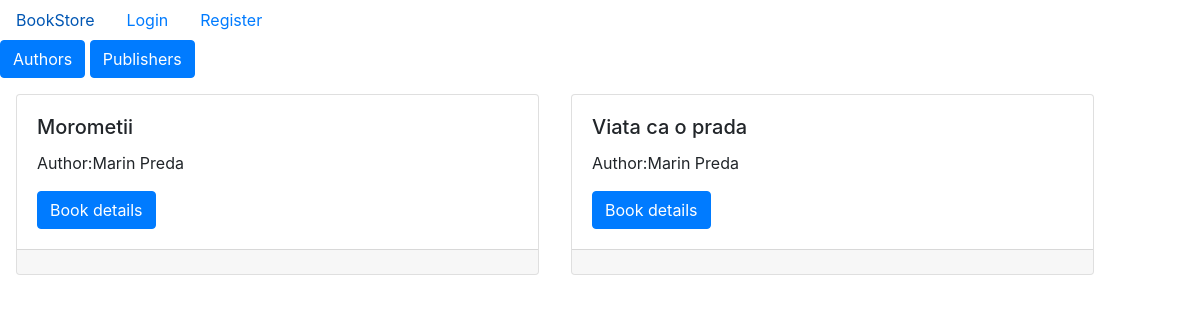
Before: / with the older database file.
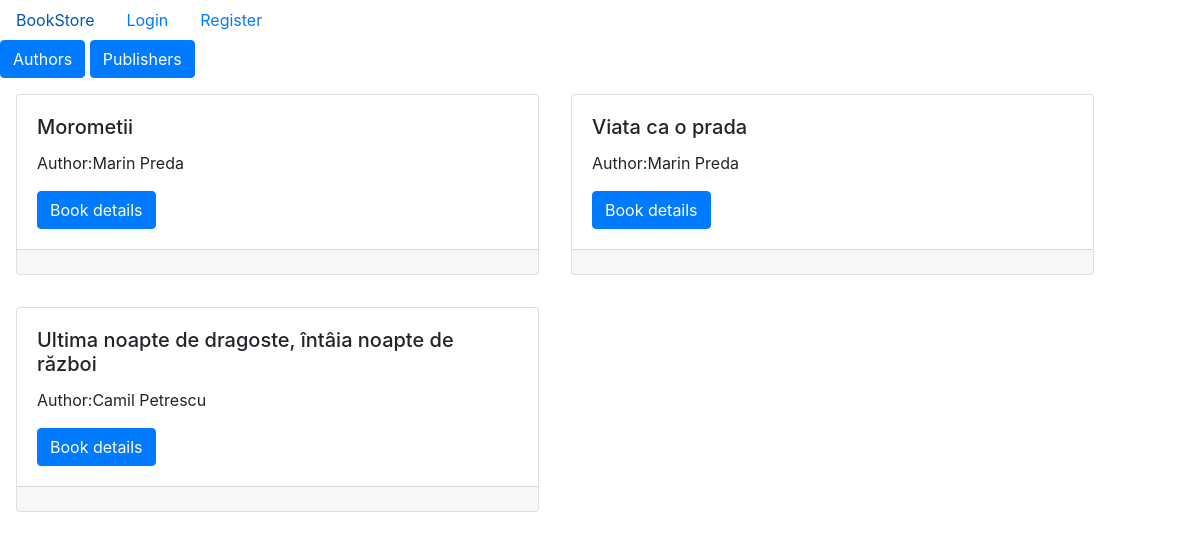
After: the same page with the newer database file.
### app/models.py (models this page shows, shortened)
class Book(models.Model):
    name = models.CharField(max_length=70)
    author = models.ForeignKey(Author, on_delete = models.CASCADE, related_name = "books")
    publisher = models.ForeignKey(Publisher,on_delete = models.CASCADE, related_name = "publishers")

class Author(models.Model):
    name = models.CharField(max_length=70)
    birthday = models.DateField(blank=True, null=True)

### app/views.py (the view)
# urls.py: path('', BookListView.as_view(), name='book_list'),
class BookListView(View):
    def get(self, request, *args, **kwargs):
        book_list = Book.objects.all()
        return render(request, 'index.html', {'book_list': book_list})

### app/templates/index.html (shortened to what this page needs)
{% extends 'base.html' %}
{% block content %}
<a href="{% url 'author_list' %}" class="btn btn-primary">Authors</a>
<a href="{% url 'publisher_list' %}" class="btn btn-primary">Publishers</a>
  <div class="row container">
    {% for book in book_list %}
      <div class="col-sm-6 p-3">
        <div class="card">
          <div class="card-body">
            <h5 class="card-title">{{ book.name }}</h5>
            <p class="card-text">Author:{{ book.author.name }}</p>
            <a href="{% url 'book_detail' book.id %}" class="btn btn-primary">Book details</a>
          </div>
          <div class="card-footer text-muted">
          </div>
        </div>
      </div>
    {% endfor %}
  </div>
{% endblock %}

### app/templates/base.html (shortened to what this page needs)
{% load static %}
<html>
  <head>
    <link rel="stylesheet" href="{% static 'css/bootstrap.min.css' %}">
  </head>
  <body>
    {% include 'nav.html' %}
    {% block content %}
    {% endblock %}
  </body>
</html>

### app/templates/nav.html
<ul class="nav">
  <li class="nav-item">
    <a class="nav-link active" href="{% url 'book_list' %}">BookStore</a>
  </li>
  {% if user.is_authenticated %}
    <li class="nav-item">
      <a class="nav-link active" href="">Hello, {{user.username }}</a>
    </li>
    {% if user.is_superuser %}
      <li class="nav-item">
        <a class="nav-link active" href="{% url 'admin:index' %}">Admin</a>
      </li>
    {% endif %}
    <li class="nav-item">
      <a class="nav-link active" href="{% url 'logout' %}">Logout</a>
    </li>
  {% else %}
    <li class="nav-item">
      <a class="nav-link active" href="{% url 'login' %}">Login</a>
    </li>
    <li class="nav-item">
      <a class="nav-link active" href="{% url 'register' %}">Register</a>
    </li>
  {% endif %}
</ul>

Changed rows visible on the page:
added Book: name "Ultima noapte de dragoste, întâia noapte de război", author.name "Camil Petrescu"
